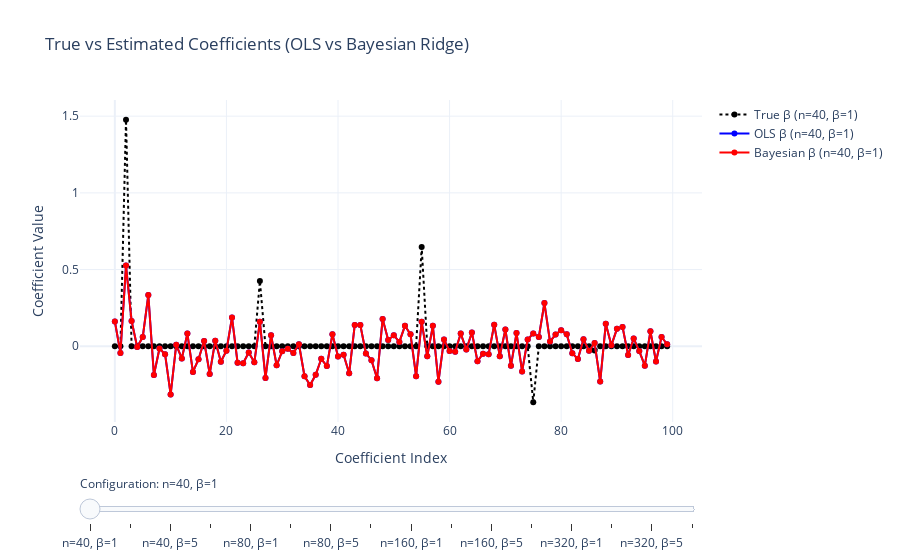

Notebook cell for this chart:
### Code cell
import numpy as np
import plotly.graph_objects as go
from sklearn.linear_model import LinearRegression, BayesianRidge
from sklearn.metrics import mean_squared_error
from sklearn.model_selection import train_test_split

# -----------------------------
# Simulation function
# -----------------------------
def simulate(n_samples=80, beta_scale=5.0, random_state=0):
    np.random.seed(random_state)
    p = 100
    n_nonzero = 5

    # True beta
    beta = np.zeros(p)
    nonzero_idx = np.random.choice(p, n_nonzero, replace=False)
    beta[nonzero_idx] = np.random.normal(0, beta_scale, size=n_nonzero)

    # Data
    X = np.random.normal(size=(n_samples, p))
    noise = np.random.normal(0, 2.0, size=n_samples)
    y = X.dot(beta) + noise

    # Train/test split
    X_train, X_test, y_train, y_test = train_test_split(X, y, test_size=0.4, random_state=42)

    # Fit models
    ols = LinearRegression().fit(X_train, y_train)
    bayes = BayesianRidge().fit(X_train, y_train)

    # Predict
    y_pred_ols = ols.predict(X_test)
    y_pred_bayes = bayes.predict(X_test)

    # Evaluate
    mse_ols = mean_squared_error(y_test, y_pred_ols)
    mse_bayes = mean_squared_error(y_test, y_pred_bayes)

    return {
        "beta_true": beta,
        "beta_ols": ols.coef_,
        "beta_bayes": bayes.coef_,
        "mse_ols": mse_ols,
        "mse_bayes": mse_bayes,
        "nonzero_idx": nonzero_idx
    }

# -----------------------------
# Prepare parameter ranges
# -----------------------------
sample_sizes = [40, 80, 160, 320]
beta_scales = [1, 3, 5, 10]

# -----------------------------
# Generate all combinations
# -----------------------------
results = {}
for n in sample_sizes:
    for b in beta_scales:
        results[(n, b)] = simulate(n_samples=n, beta_scale=b)

# -----------------------------
# Build Plotly figure
# -----------------------------
fig = go.Figure()

# Add traces (hidden initially)
for n in sample_sizes:
    for b in beta_scales:
        res = results[(n, b)]
        fig.add_trace(go.Scatter(
            y=res["beta_true"],
            mode='lines+markers',
            name=f"True β (n={n}, β={b})",
            visible=False,
            line=dict(color='black', dash='dot')
        ))
        fig.add_trace(go.Scatter(
            y=res["beta_ols"],
            mode='lines+markers',
            name=f"OLS β (n={n}, β={b})",
            visible=False,
            line=dict(color='blue')
        ))
        fig.add_trace(go.Scatter(
            y=res["beta_bayes"],
            mode='lines+markers',
            name=f"Bayesian β (n={n}, β={b})",
            visible=False,
            line=dict(color='red')
        ))

# -----------------------------
# Create slider steps
# -----------------------------
steps = []
for i, n in enumerate(sample_sizes):
    for j, b in enumerate(beta_scales):
        step_idx = i * len(beta_scales) + j
        visible = [False] * len(fig.data)
        start = step_idx * 3
        for k in range(3):
            visible[start + k] = True

        mse_ols = results[(n, b)]["mse_ols"]
        mse_bayes = results[(n, b)]["mse_bayes"]

        step = dict(
            method="update",
            label=f"n={n}, β={b}",
            args=[
                {"visible": visible},
                {"title": f"True vs Estimated β — n={n}, β={b} "
                          f"<br>OLS MSE={mse_ols:.2f}, Bayes MSE={mse_bayes:.2f}"}
            ],
        )
        steps.append(step)

# -----------------------------
# Add sliders
# -----------------------------
sliders = [dict(
    active=0,
    currentvalue={"prefix": "Configuration: "},
    pad={"t": 50},
    steps=steps
)]

# Set initial visibility
for i in range(3):
    fig.data[i].visible = True

# -----------------------------
# Layout
# -----------------------------
fig.update_layout(
    sliders=sliders,
    title="True vs Estimated Coefficients (OLS vs Bayesian Ridge)",
    xaxis_title="Coefficient Index",
    yaxis_title="Coefficient Value",
    legend=dict(x=1.02, y=1, bgcolor="rgba(255,255,255,0.6)"),
    template="plotly_white"
)

# -----------------------------
# Save to HTML
# -----------------------------
fig.write_html("../plots/interactive_regression.html", include_plotlyjs='cdn')
fig.show()
